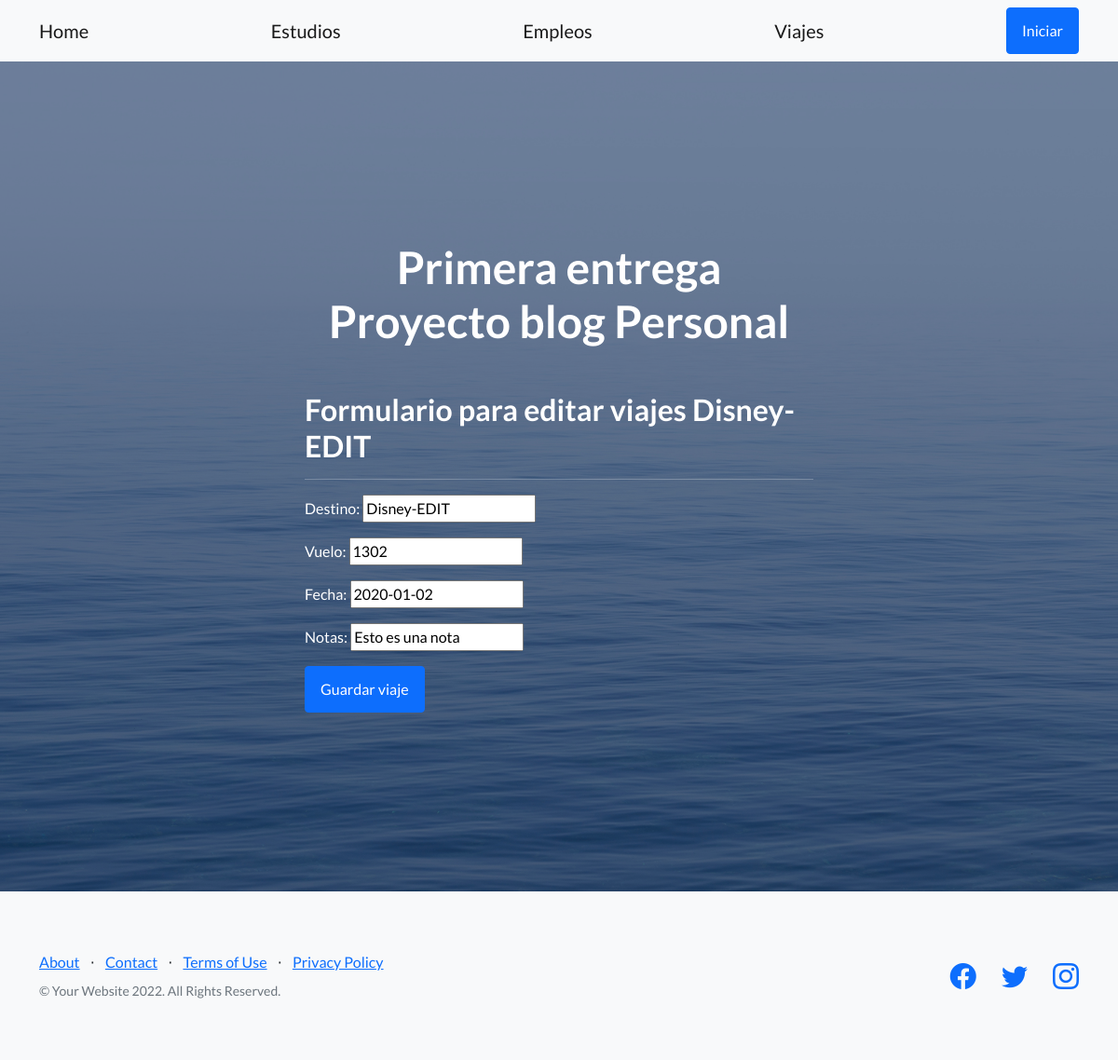
/blog_sab_app/viaje/1/update, run on the app's committed database.
### blog_sab_app/models.py (models this page shows, shortened)
class Viajes(models.Model):
    destino = models.CharField(max_length=40)
    nro_vuelo = models.IntegerField()
    fecha = models.DateField()
    notas = models.CharField(max_length=200)

### blog_sab_app/views.py (the view, shortened to what this page needs)
# urls.py: path('viaje/<int:pk>/update', views.update_viaje, name='UpdateViaje'),
def update_viaje(request, pk: int):
    viaje = Viajes.objects.get(pk=pk)
    viaje_form = ViajesForm(model_to_dict(viaje))
    context_dict = {
        'viaje': viaje,
        'viaje_form': viaje_form,
    }
    return render(
        request=request,
        context=context_dict,
        template_name='blog_sab_app/viaje_form.html'
    )

### blog_sab_app/forms.py
class ViajesForm(forms.Form):
    destino = forms.CharField(max_length=40, label='Destino')
    nro_vuelo = forms.IntegerField(label='Vuelo')
    fecha = forms.DateField(label='Fecha', widget=forms.TextInput(attrs={'placeholder': 'yyyy-mm-dd'}))
    notas = forms.CharField(max_length=200, label='Notas')

### blog_sab_app/templates/blog_sab_app/viaje_form.html (shortened to what this page needs)
{% extends "blog_sab_app/index.html" %}
{% load static %}
{% block blog_sab_app_content %}
<h2>Formulario para editar viajes {{viaje.destino}} </h2>
<hr></hr>
<form action="" method="POST">
    {{ viaje_form.as_p }}
    <input type="submit" class="btn btn-primary" value="Guardar viaje" />
</form>
{% endblock %}

### data on the page
Viajes: destino "Disney-EDIT", nro_vuelo "1302", fecha "2020-01-02", notas "Esto es una nota"
